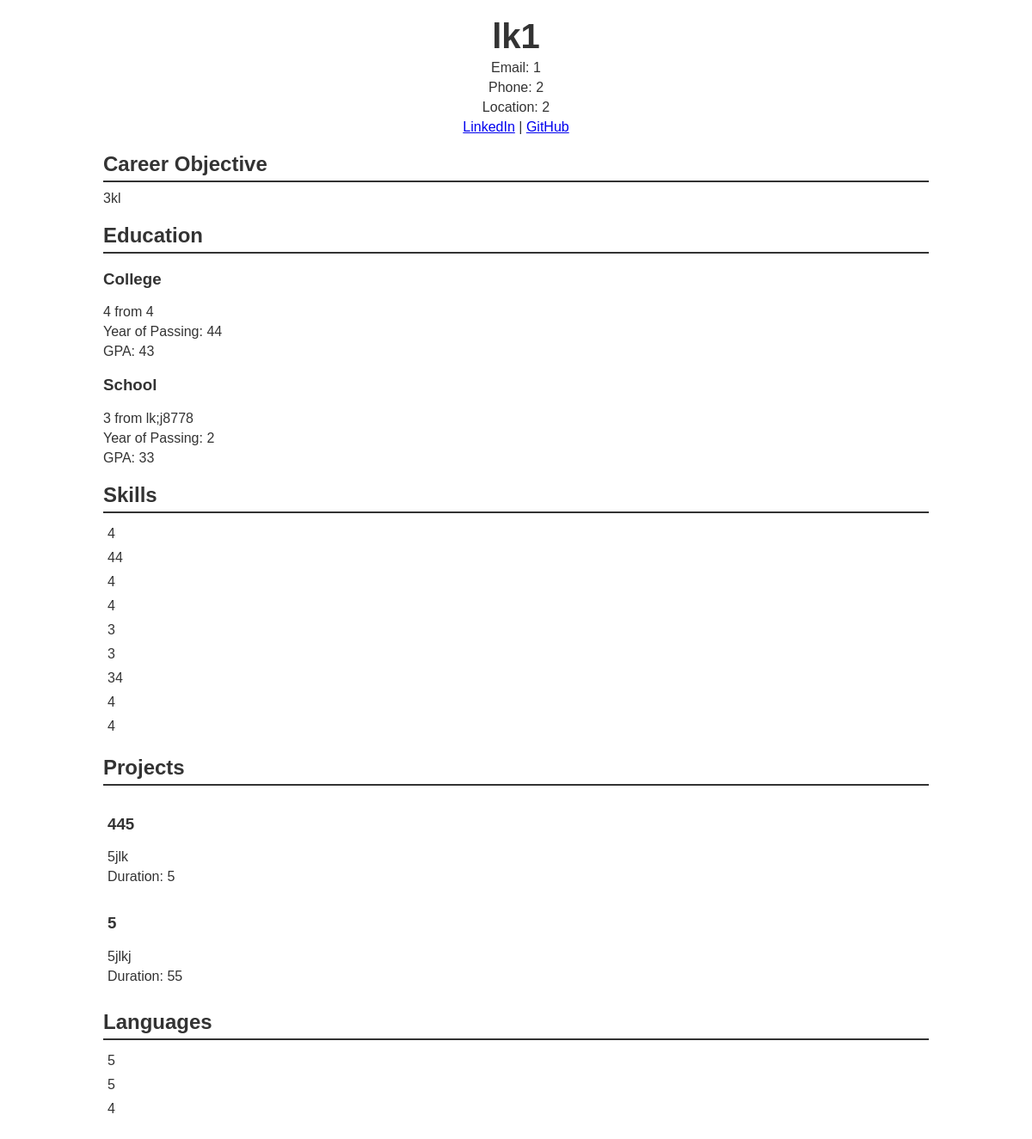
Page /resumeview/3 on the committed database.
### models.py (models this page shows)
class Resumebuildertable(Base):
    __tablename__ = "resumedatatable"
    id = Column(Integer, primary_key=True, index=True)
    name = Column(String, index=True)
    email = Column(String, index=True)
    phonenumber = Column(String, index=True)
    location = Column(String, index=True)
    linkedinlink = Column(String, index=True)
    githublink = Column(String, index=True)
    careerobjective = Column(String, index=True)
    college_qualification = Column(String, index=True)
    college_name = Column(String, index=True)
    college_year_of_pass = Column(String, index=True)
    college_gpa = Column(String, index=True)
    school_qualification = Column(String, index=True)
    school_name = Column(String, index=True)
    school_year_of_pass = Column(String, index=True)
    school_gpa = Column(String, index=True)
    skill1 = Column(String, index=True)
    skill2 = Column(String, index=True)
    skill3 = Column(String, index=True)
    skill4 = Column(String, index=True)
    skill5 = Column(String, index=True)
    skill6 = Column(String, index=True)
    skill7 = Column(String, index=True, default="")
    skill8 = Column(String, index=True, default="")
    skill9 = Column(String, index=True, default="")
    skill10 = Column(String, index=True, default="")
    project1_name = Column(String, index=True)
    project1_description = Column(String, index=True)
    project1_duration = Column(String, index=True)
    project2_name = Column(String, index=True)
    project2_description = Column(String, index=True)
    project2_duration = Column(String, index=True)
    language1 = Column(String, index=True)
    language2 = Column(String, index=True)
    language3 = Column(String, index=True, default="")

### main.py (the view)
@app.get("/", response_class=HTMLResponse)
async def read_items(request: Request, db: Session = Depends(database.get_db)):
    resumebuildertable = db.query(models.Resumebuildertable).all()
    return templates.TemplateResponse("index.html", {"request": request, "resumebuildertable": resumebuildertable})

### templates/resumeview.html (shortened to what this page needs)
<!DOCTYPE html>
<html lang="en">
<head>
</head>
<body>
    <div class="container">
        <div class="header">
            <h1>{{ resume.name }}</h1>
            <p>Email: {{ resume.email }}</p>
            <p>Phone: {{ resume.phonenumber }}</p>
            <p>Location: {{ resume.location }}</p>
            <p><a href="{{ resume.linkedinlink }}">LinkedIn</a> | <a href="{{ resume.githublink }}">GitHub</a></p>
        </div>
        <div class="section">
            <h2>Career Objective</h2>
            <p>{{ resume.careerobjective }}</p>
        </div>
        <div class="section">
            <h2>Education</h2>
            <h3>College</h3>
            <p>{{ resume.college_qualification }} from {{ resume.college_name }}</p>
            <p>Year of Passing: {{ resume.college_year_of_pass }}</p>
            <p>GPA: {{ resume.college_gpa }}</p>
            <h3>School</h3>
            <p>{{ resume.school_qualification }} from {{ resume.school_name }}</p>
            <p>Year of Passing: {{ resume.school_year_of_pass }}</p>
            <p>GPA: {{ resume.school_gpa }}</p>
        </div>
        <div class="section">
            <h2>Skills</h2>
            <div class="skills">
                <div>{{ resume.skill1 }}</div>
                <div>{{ resume.skill2 }}</div>
                <div>{{ resume.skill3 }}</div>
                <div>{{ resume.skill4 }}</div>
                <div>{{ resume.skill5 }}</div>
                <div>{{ resume.skill6 }}</div>
                <div>{{ resume.skill7 }}</div>
                <div>{{ resume.skill8 }}</div>
                <div>{{ resume.skill9 }}</div>
            </div>
        </div>
        <div class="section">
            <h2>Projects</h2>
            <div class="projects">
                <div>
                    <h3>{{ resume.project1_name }}</h3>
                    <p>{{ resume.project1_description }}</p>
                    <p>Duration: {{ resume.project1_duration }}</p>
                </div>
                <div>
                    <h3>{{ resume.project2_name }}</h3>
                    <p>{{ resume.project2_description }}</p>
                    <p>Duration: {{ resume.project2_duration }}</p>
                </div>
            </div>
        </div>
        <div class="section">
            <h2>Languages</h2>
            <div class="languages">
                <div>{{ resume.language1 }}</div>
                <div>{{ resume.language2 }}</div>
                <div>{{ resume.language3 }}</div>
            </div>
        </div>
    </div>
</body>
</html>

### templates/resumeview.html (style rules this page uses)
body { font-family: Arial, sans-serif; margin: 0; padding: 0; color: #333; }
.container { width: 80%; margin: 0 auto; padding: 20px; }
.header { text-align: center; margin-bottom: 20px; }
.header h1 { margin: 0; font-size: 2.5em; }
.header p { margin: 5px 0; }
.section { margin-bottom: 20px; }
.section h2 { border-bottom: 2px solid #333; padding-bottom: 5px; margin-bottom: 10px; }
.section p { margin: 5px 0; }
.skills, .projects, .languages { display: flex; flex-wrap: wrap; }
.skills div, .projects div, .languages div { width: 50%; padding: 5px; }

### rows in the picture
Resumebuildertable: name "lk1", email "1", phonenumber "2", location "2", careerobjective "3kl", college_qualification "4", college_name "4", college_year_of_pass "44", college_gpa "43", school_qualification "3", school_name "lk;j8778", school_year_of_pass "2", school_gpa "33", skill1 "4", skill2 "44", skill3 "4", skill4 "4", skill5 "3", skill6 "3", skill7 "34", skill8 "4", skill9 "4", project1_name "445", project1_description "5jlk", project1_duration "5", project2_name "5", project2_description "5jlkj", project2_duration "55", language1 "5", language2 "5", language3 "4"
